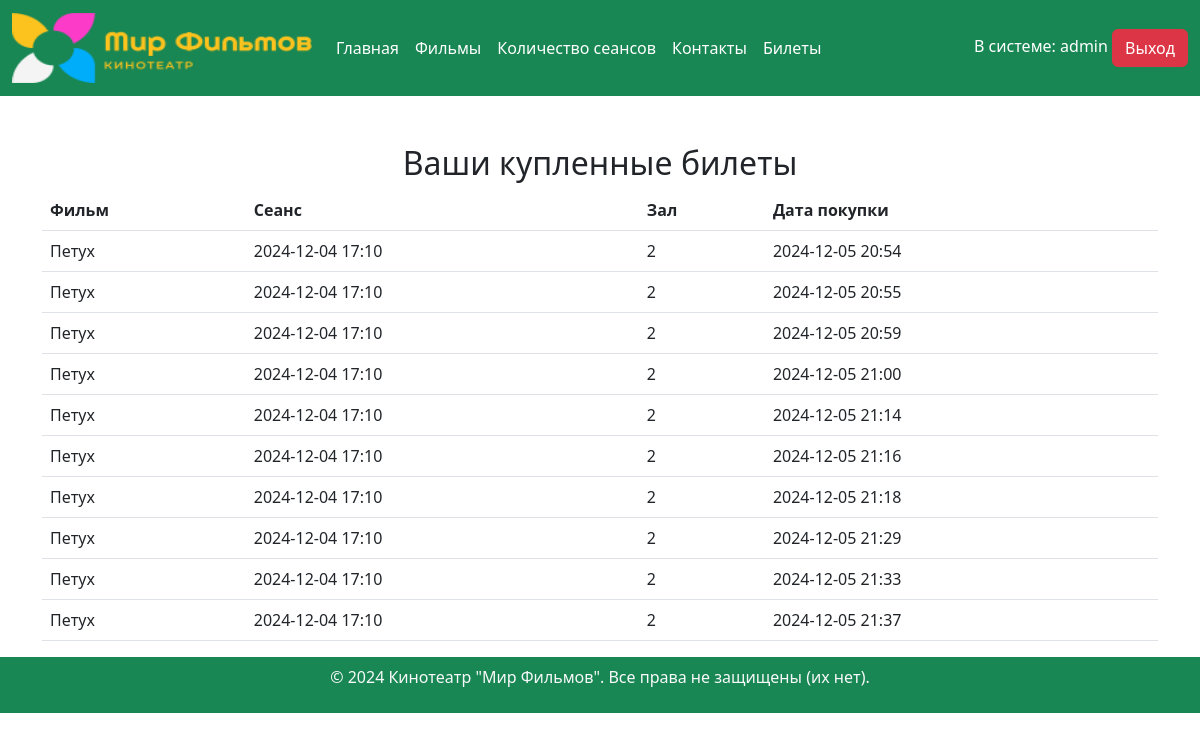
Page /tickets/ (signed in) on the earlier database version.
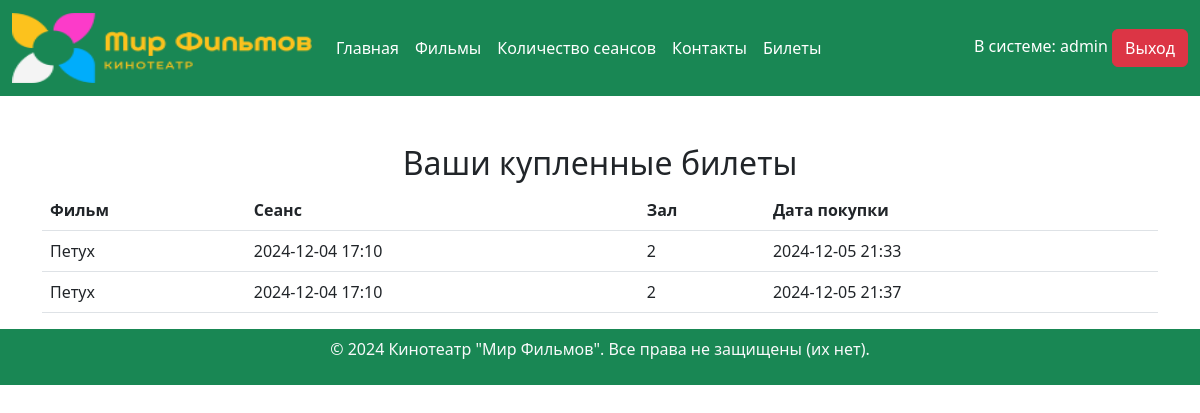
Same page on the later database version.
### kino/models.py (models this page shows, shortened)
class Ticket(models.Model):
    user = models.ForeignKey(User, on_delete=models.CASCADE)
    session = models.ForeignKey('Session', on_delete=models.CASCADE)
    created_at = models.DateTimeField(auto_now_add=True)
    class Meta:
        verbose_name = 'Билеты'
        verbose_name_plural = 'Билеты'

class Session(models.Model):
    film = models.ForeignKey(Products, on_delete=models.CASCADE)
    session_time = models.DateTimeField()
    hall_number = models.IntegerField()
    class Meta:
        verbose_name = 'Сеансы'
        verbose_name_plural = 'Сеансы'

class Products(models.Model):
    image = models.ImageField()
    name = models.CharField(max_length=100)
    description = models.TextField()
    types = [
        ('Пол.метр.','Полнометражный' ),
        ('Кор.метр.','Короткометражный'),
    ]
    type = models.CharField(max_length=50,choices=types)
    studios = models.CharField(max_length=255)
    statuses = [
        ('Зак.','Законнченный'),
        ('В раз','В разработке')
    ]
    status = models.CharField(max_length=100,choices=statuses)
    duration = models.FloatField()
    qualities = [
        ('HD','HD'),
        ('FHD','FHD'),
        ('LOW','LOW',),
        ('2k','2K')
    ]
    quality = models.CharField(max_length=100,choices=qualities)
    views = models.IntegerField(default=0)
    created_at = models.DateTimeField(auto_now_add=True)
    class Meta:
        verbose_name = 'Произведения'
        verbose_name_plural = 'Произведения'

### kino/views.py (the view)
# urls.py: path('tickets/', views.TicketsView.as_view(), name='tickets'),
class TicketsView(View):
    def get(self, request):
        if request.user.is_authenticated:
            tickets = Ticket.objects.filter(user=request.user)
            return render(request, 'tickets.html', {'tickets': tickets})
        else:
            return redirect('login')

### kino/templates/tickets.html
{% extends "base.html" %}
{% block content %}
<div class="container mt-5">
    <h2 class="text-center">Ваши купленные билеты</h2>
    {% if tickets %}
        <table class="table">
            <thead>
                <tr>
                    <th>Фильм</th>
                    <th>Сеанс</th>
                    <th>Зал</th>
                    <th>Дата покупки</th>
                </tr>
            </thead>
            <tbody>
                {% for ticket in tickets %}
                    <tr>
                        <td>{{ ticket.session.film.name }}</td>
                        <td>{{ ticket.session.session_time|date:"Y-m-d H:i" }}</td>
                        <td>{{ ticket.session.hall_number }}</td>
                        <td>{{ ticket.created_at|date:"Y-m-d H:i" }}</td>
                    </tr>
                {% endfor %}
            </tbody>
        </table>
    {% else %}
        <p>У вас нет купленных билетов.</p>
    {% endif %}
</div>
{% endblock %}

### kino/templates/base.html (shortened to what this page needs)
<!DOCTYPE html>
<html lang="en">
<head>
    {% load static %}
    <link rel="stylesheet" href="https://cdn.jsdelivr.net/npm/bootstrap@5.3.0/dist/css/bootstrap.min.css">
</head>
<body>
    <header>
        <nav class="navbar navbar-expand-lg navbar-dark bg-success">
            <div class="container-fluid">
                <a class="navbar-brand" href="{% url 'index' %}"><img src="{% static 'images/logotip.png' %}" width="300" height="70"></a>
                <div class="collapse navbar-collapse" id="navbarNav">
                    <ul class="navbar-nav">
                        <li class="nav-item">
                            <a class="nav-link active" href="{% url 'index' %}">Главная</a>
                        </li>
                        <li class="nav-item">
                            <a class="nav-link active" aria-current="page" href="{% url 'films' %}">Фильмы</a>
                        </li>
                        <li class="nav-item">
                            <a class="nav-link active" aria-current="page" href="{% url 'session_schedule' %}">Количество сеансов</a>
                        </li>
                        <li class="nav-item">
                            <a class="nav-link active" aria-current="page" href="{% url 'contact' %}">Контакты</a>
                        </li>
                        <li class="nav-item">
                            <a class="nav-link active" aria-current="page" href="{% url 'tickets' %}">Билеты</a>
                        </li>
                    </ul>
                    <div class="ms-auto text-light">
                        {% if user.is_authenticated %}
                        <span class="navbar-text text-white">В системе: {{ user.username }}</span>
                        <a class="btn btn-danger" href="{% url 'logout' %}">Выход</a>
                    {% else %}
                        <a class="btn btn-warning" href="{% url 'login' %}">Логин</a>
                    {% endif %}
                    </div>
                </div>
            </div>
        </nav>
    </header>
    {% block content %}
    {% endblock %}
    <footer class="bg-success text-light text-center py-2">
        <p>© 2024 Кинотеатр "Мир Фильмов". Все права не защищены (их нет).</p>
    </footer>
</body>
</html>

Differences in the rows shown:
removed Ticket: session.film.name "Петух", session.session_time "2024-12-04 17:10", session.hall_number "2", created_at "2024-12-05 20:54"
removed Ticket: session.film.name "Петух", session.session_time "2024-12-04 17:10", session.hall_number "2", created_at "2024-12-05 20:55"
removed Ticket: session.film.name "Петух", session.session_time "2024-12-04 17:10", session.hall_number "2", created_at "2024-12-05 20:59"
removed Ticket: session.film.name "Петух", session.session_time "2024-12-04 17:10", session.hall_number "2", created_at "2024-12-05 21:00"
removed Ticket: session.film.name "Петух", session.session_time "2024-12-04 17:10", session.hall_number "2", created_at "2024-12-05 21:14"
removed Ticket: session.film.name "Петух", session.session_time "2024-12-04 17:10", session.hall_number "2", created_at "2024-12-05 21:16"
removed Ticket: session.film.name "Петух", session.session_time "2024-12-04 17:10", session.hall_number "2", created_at "2024-12-05 21:18"
removed Ticket: session.film.name "Петух", session.session_time "2024-12-04 17:10", session.hall_number "2", created_at "2024-12-05 21:29"
